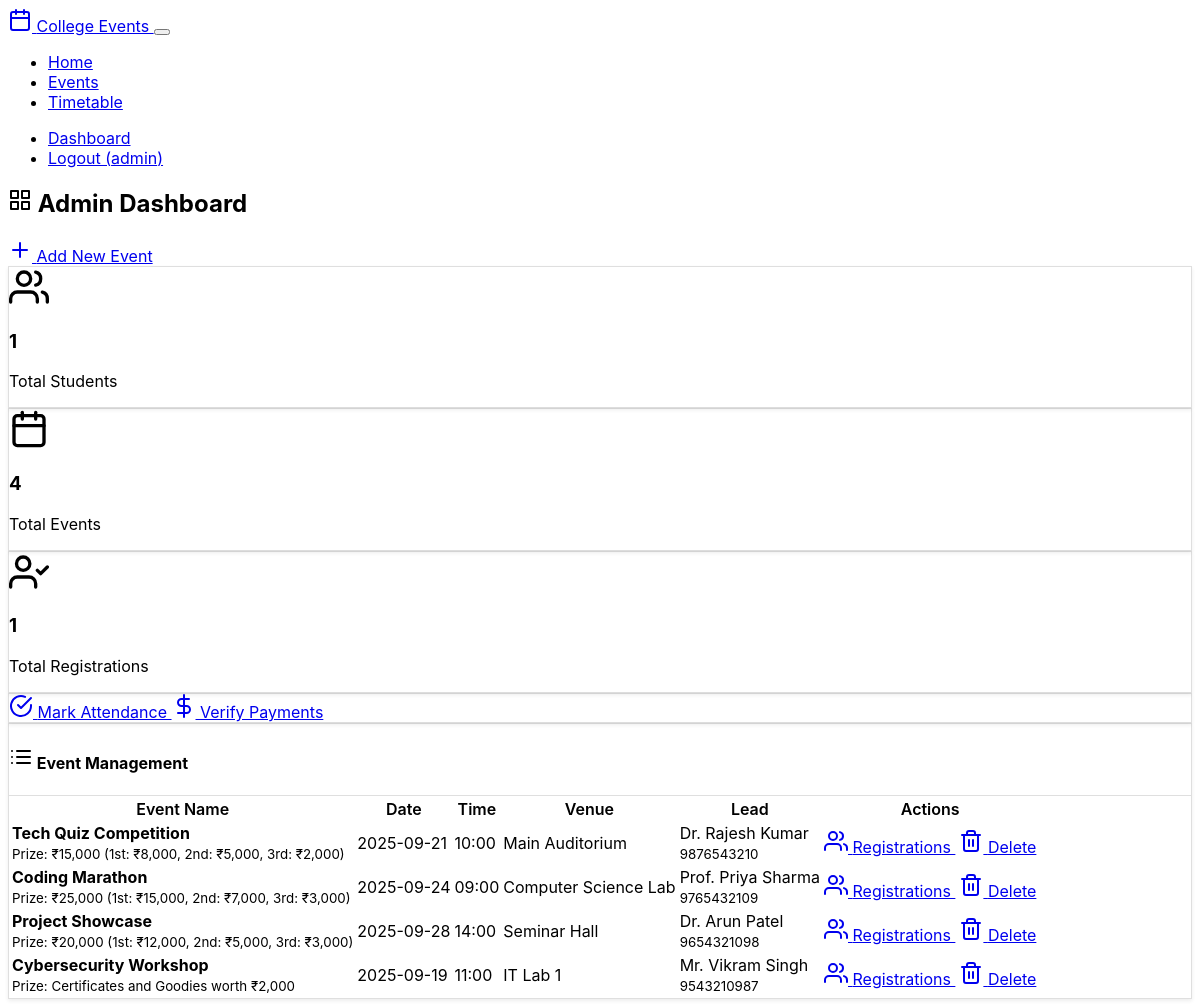
The app's page /admin/dashboard (signed in) with its own data.
### app.py (models this page shows, shortened)
class Event(db.Model):
    id = db.Column(db.Integer, primary_key=True)
    name = db.Column(db.String(200), nullable=False)
    description = db.Column(db.Text, nullable=False)
    rules = db.Column(db.Text, nullable=False)
    prize = db.Column(db.String(100), nullable=False)
    registration_fee = db.Column(db.Float, nullable=False, default=0.0)
    date = db.Column(db.String(20), nullable=False)
    time = db.Column(db.String(20), nullable=False)
    venue = db.Column(db.String(200), nullable=False)
    lead_name = db.Column(db.String(100), nullable=False)
    lead_phone = db.Column(db.String(15), nullable=False)
    created_at = db.Column(db.DateTime, default=datetime.utcnow)

### app.py (the view)
@app.route('/admin/dashboard')
def admin_dashboard():
    if 'admin_id' not in session:
        flash('Please login to access admin dashboard', 'error')
        return redirect(url_for('admin_login'))
    events = Event.query.all()
    total_students = Student.query.count()
    total_registrations = Registration.query.count()
    total_events = Event.query.count()
    stats = {
        'total_students': total_students,
        'total_registrations': total_registrations,
        'total_events': total_events
    }
    return render_template('admin_dashboard.html', events=events, stats=stats)

### templates/admin_dashboard.html (shortened to what this page needs)
{% extends "base.html" %}
{% block content %}
<div class="d-flex justify-content-between align-items-center mb-4">
    <h2>
        <i data-feather="grid" class="me-2"></i>
        Admin Dashboard
    </h2>
    <a href="{{ url_for('add_event') }}" class="btn btn-primary">
        <i data-feather="plus" class="me-2"></i>
        Add New Event
    </a>
</div>
<div class="row g-4 mb-5">
    <div class="col-md-3">
        <div class="card text-center">
            <div class="card-body">
                <i data-feather="users" width="40" height="40" class="text-primary mb-2"></i>
                <h3 class="card-title">{{ stats.total_students }}</h3>
                <p class="card-text text-muted">Total Students</p>
            </div>
        </div>
    </div>
    <div class="col-md-3">
        <div class="card text-center">
            <div class="card-body">
                <i data-feather="calendar" width="40" height="40" class="text-success mb-2"></i>
                <h3 class="card-title">{{ stats.total_events }}</h3>
                <p class="card-text text-muted">Total Events</p>
            </div>
        </div>
    </div>
    <div class="col-md-3">
        <div class="card text-center">
            <div class="card-body">
                <i data-feather="user-check" width="40" height="40" class="text-info mb-2"></i>
                <h3 class="card-title">{{ stats.total_registrations }}</h3>
                <p class="card-text text-muted">Total Registrations</p>
            </div>
        </div>
    </div>
    <div class="col-md-3">
        <div class="card text-center">
            <div class="card-body">
                <div class="d-grid gap-2">
                    <a href="{{ url_for('mark_attendance') }}" class="btn btn-outline-warning">
                        <i data-feather="check-circle" class="me-2"></i>
                        Mark Attendance
                    </a>
                    <a href="{{ url_for('admin_payments') }}" class="btn btn-outline-info">
                        <i data-feather="dollar-sign" class="me-2"></i>
                        Verify Payments
                    </a>
                </div>
            </div>
        </div>
    </div>
</div>
<div class="card">
    <div class="card-header">
        <h4 class="card-title mb-0">
            <i data-feather="list" class="me-2"></i>
            Event Management
        </h4>
    </div>
    <div class="card-body">
        {% if events %}
        <div class="table-responsive">
            <table class="table table-hover">
                <thead>
                    <tr>
                        <th>Event Name</th>
                        <th>Date</th>
                        <th>Time</th>
                        <th>Venue</th>
                        <th>Lead</th>
                        <th>Actions</th>
                    </tr>
                </thead>
                <tbody>
                    {% for event in events %}
                    <tr>
                        <td>
                            <strong>{{ event.name }}</strong><br>
                            <small class="text-muted">Prize: {{ event.prize }}</small>
                        </td>
                        <td>{{ event.date }}</td>
                        <td>{{ event.time }}</td>
                        <td>{{ event.venue }}</td>
                        <td>
                            {{ event.lead_name }}<br>
                            <small class="text-muted">{{ event.lead_phone }}</small>
                        </td>
                        <td>
                            <div class="btn-group" role="group">
                                <a href="{{ url_for('event_registrations', event_id=event.id) }}" class="btn btn-sm btn-outline-primary">
                                    <i data-feather="users"></i>
                                    Registrations
                                </a>
                                <a href="{{ url_for('delete_event', event_id=event.id) }}" class="btn btn-sm btn-outline-danger"
                                   onclick="return confirm('Are you sure you want to delete this event?')">
                                    <i data-feather="trash-2"></i>
                                    Delete
                                </a>
                            </div>
                        </td>
                    </tr>
                    {% endfor %}
                </tbody>
            </table>
        </div>
        {% endif %}
    </div>
</div>
{% endblock %}

### static/style.css (style rules this page uses)
body { font-family: -apple-system, BlinkMacSystemFont, 'Segoe UI', Roboto, sans-serif; }
.card { box-shadow: 0 0.125rem 0.25rem rgba(0, 0, 0, 0.075); border: 1px solid rgba(0, 0, 0, 0.125); }
.card-header { background-color: var(--bs-gray-100); border-bottom: 1px solid rgba(0, 0, 0, 0.125); }
.table th { border-top: none; font-weight: 600; color: var(--bs-gray-800); background-color: var(--bs-gray-50); }
.btn-group .btn { margin-right: 0.25rem; }
.btn-group .btn:last-child { margin-right: 0; }
[data-bs-theme="dark"] .card-header { background-color: var(--bs-gray-800); }
[data-bs-theme="dark"] .table th { background-color: var(--bs-gray-800); color: var(--bs-gray-200); }
.btn { transition: all 0.2s ease-in-out; }
.card { transition: transform 0.2s ease-in-out; }

### records on screen
Event: name "Tech Quiz Competition", prize "₹15,000 (1st: ₹8,000, 2nd: ₹5,000, 3rd: ₹2,000)", date "2025-09-21", time "10:00", venue "Main Auditorium", lead_name "Dr. Rajesh Kumar", lead_phone "9876543210"
Event: name "Coding Marathon", prize "₹25,000 (1st: ₹15,000, 2nd: ₹7,000, 3rd: ₹3,000)", date "2025-09-24", time "09:00", venue "Computer Science Lab", lead_name "Prof. Priya Sharma", lead_phone "9765432109"
Event: name "Project Showcase", prize "₹20,000 (1st: ₹12,000, 2nd: ₹5,000, 3rd: ₹3,000)", date "2025-09-28", time "14:00", venue "Seminar Hall", lead_name "Dr. Arun Patel", lead_phone "9654321098"
Event: name "Cybersecurity Workshop", prize "Certificates and Goodies worth ₹2,000", date "2025-09-19", time "11:00", venue "IT Lab 1", lead_name "Mr. Vikram Singh", lead_phone "9543210987"

### other values on screen
{{ session.admin_username }} "admin"
{{ stats.total_students }} "1"
{{ stats.total_events }} "4"
{{ stats.total_registrations }} "1"
